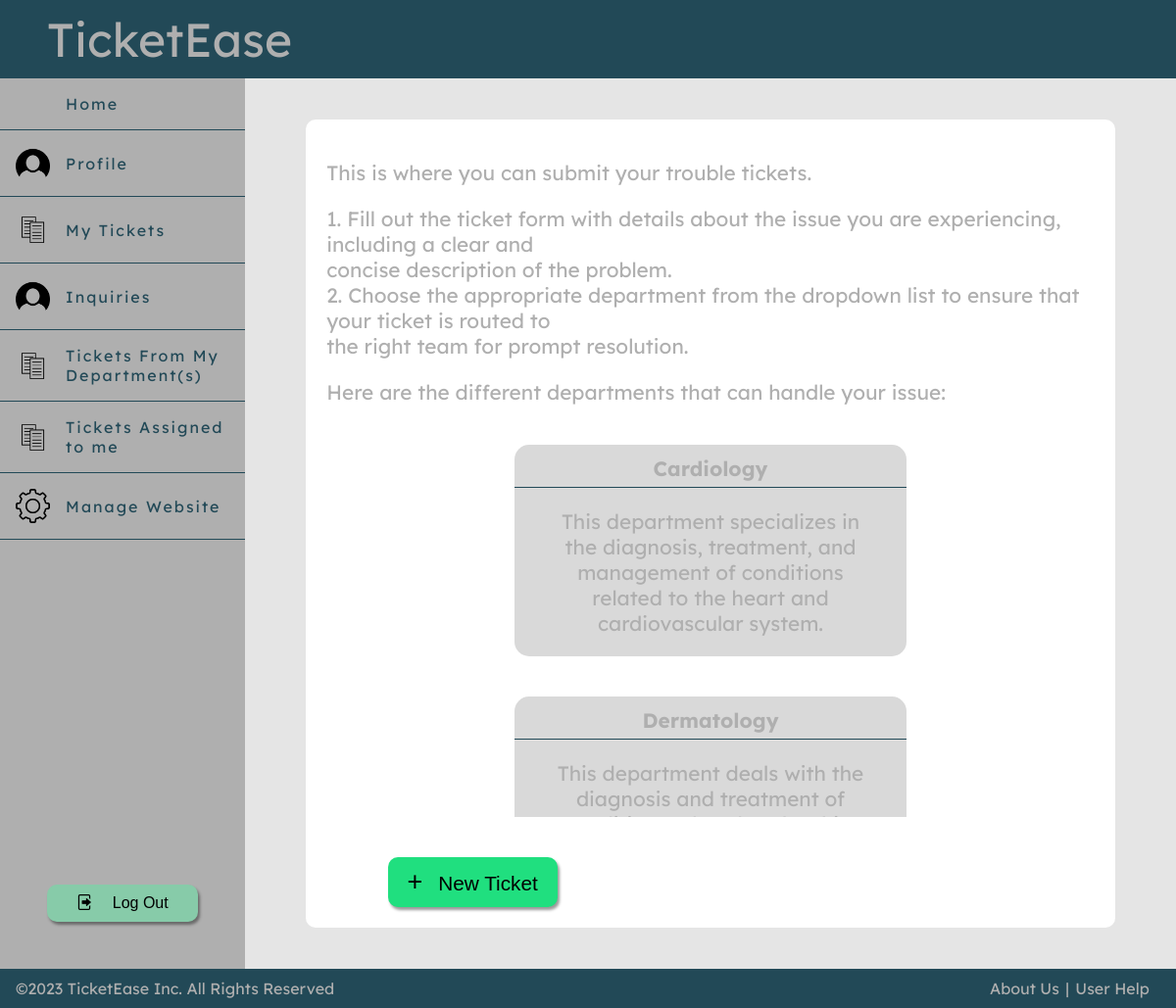
/pages/main.php (signed in), run on the app's committed database.
### tables this page shows
CREATE TABLE Department(
                           idDepartment INTEGER PRIMARY KEY AUTOINCREMENT,
                           name TEXT NOT NULL,
                           description Text,
                           CONSTRAINT UNIQUE_Department_name UNIQUE (name)
);

### pages/main.php (called while the page is built, shortened)
<?php
require_once(dirname(__DIR__).'/templates/common.tpt.php');
require_once(dirname(__DIR__).'/utils/session.php');
drawHeaderMain();
drawAside();
$db = getDatabaseConnection();
$stmt = $db->prepare("Select * From Department");
$stmt->execute();
$departments = $stmt->fetchAll();
drawMainPage($departments, $db);
drawFooterMain();
?>

### utils/session.php (called while the page is built, shortened)
<?php
  class Session {
    public function getId() : ?int {
      return isset($_SESSION['id']) ? $_SESSION['id'] : null;
    }
  }
?>

### classes/user.class.php (called while the page is built, shortened)
<?php
  class User {
    private int $idUser;
    public function __construct(int $idUser, string $name, string $username, string $email, string $password)
    {
      $this->idUser = $idUser;
    }
      function getUserRole($db) : int{
          $stmt = $db->prepare('Select idRole From User_Roles WHERE idUser = ? ORDER BY ROWID DESC LIMIT 1');
          $stmt->execute(array($this->idUser));
          $role = $stmt->fetch();
          return intval($role['idRole']);
      }
    static function getSingleUser(PDO $db, int $id) : User {
      $stmt = $db->prepare('
        SELECT idUser, name,username, email, password
        FROM User
        WHERE idUser = ?
      ');
      $stmt->execute(array($id));
      $user = $stmt->fetch();
      return new User(
        intval($user['idUser']),
        $user['name'],
        $user['username'],
        $user['email'],
        $user['password'],
      );
    }
  }
?>

### templates/common.tpt.php (the view, shortened to what this page needs)
<?php
require_once(dirname(__DIR__).'/database/connection.php');
require_once(dirname(__DIR__).'/classes/user.class.php');
require_once(dirname(__DIR__).'/utils/session.php');
{ ?>
<?php }
function drawFooterMain(){ ?>
    <footer id="footerMain">
        <div> ©2023 TicketEase Inc. All Rights Reserved </div>
        <section id="footerMainRight">
            <a href="../pages/aboutUs.php"> About Us </a>
            <div> | </div>
            <a href="../pages/faq.php"> User Help </a>
        </section>
    </footer>
    </body>
<?php }
{ ?>
<?php }
function drawHeaderMain($scriptPage = null){?>
    <!DOCTYPE html>
    <head>
        <link rel="stylesheet" href="../css/style.css">
    </head>
    <body>
    <header id ="HeaderMain">
        TicketEase
    </header>
<?php }
function drawAside(){
    $db=getDatabaseConnection();
    $session = new Session();
    $user = User::getSingleUser($db, $session->getId());
    $role = $user->getUserRole($db);
    ?>
    <aside>
        <a href="../pages/main.php" id="HomeButton">
            Home
        </a>
        <a href="../pages/profile.php" id="ProfileButton">
            <img src="../docs/images/imagem-do-usuario-com-fundo-preto.png" alt="">
            Profile
        </a>
        <a href="../pages/mytickets.php" id="MyTicketsButton">
            <img src="../docs/images/—Pngtree—vector%20files%20icon_3788102.png" alt="">
            My Tickets
        </a>
        <a href="../pages/inquiries.php" id="InquiriesButton">
            <img src="../docs/images/imagem-do-usuario-com-fundo-preto.png" alt="">
            Inquiries
        </a>
        <?php
            if($role>1) drawAsideAgent();
            if($role>2) drawAsideAdmin();
        ?>
        <form action="../actions/action_logout.php" method="post">
            <button type="submit" id="logout-button">
                <img src="../docs/images/kisspng-computer-icons-login-download-logout-5b2a945b7528f7.8498128615295171474799.png" alt="">
                Log Out
            </button>
        </form>
    </aside>
<?php }
function drawAsideAgent(){ ?>
    <a href="../pages/openTickets.php" id="TicketsOpenButton">
        <img src="../docs/images/—Pngtree—vector%20files%20icon_3788102.png">
        Tickets From My Department(s)
    </a>
    <a href="../pages/myAssignedTickets.php" id="AssignedTicketsButton">
        <img src="../docs/images/—Pngtree—vector%20files%20icon_3788102.png">
        Tickets Assigned to me
    </a>
<?php }
function drawAsideAdmin(){ ?>
    <div id="AsideAdmin">
        <a id="ManageWebsite">
            <img src="../docs/images/definition.png">
            Manage Website
        </a>
    </div>
<?php }
function drawMainPage(array $departments, PDO $db) { ?>
    <main id="HomePageContent">
    <article>
        <p>This is where you can submit your trouble tickets.</p>
        <p>1. Fill out the ticket form with details about the issue you are experiencing, including a clear and <br>
            concise description of the problem.<br>
            2. Choose the appropriate department from the dropdown list to ensure that your ticket is routed to <br>
            the right team for prompt resolution.</p>
        <p> Here are the different departments that can handle your issue:</p>
    </article>
    <article id="DepartmentsMain" class="MainOverflow">
    <?php foreach ($departments as $department) { ?>
            <section class="ADepartmentMain">
                <h4>
                    <?php echo $department['name'] ?>
                </h4>
                <p>
                    <?php echo $department['description'] ?>
                </p>
            </section>
        <?php } ?>
    </article>
        <a href="../pages/newTicket.php">
            <button class="CreateNewTicket"> <span>+</span> New Ticket</button>
        </a>
</main>
<?php }

### css/style.css (style rules this page uses)
body { display: grid; grid-template-rows: auto 1fr auto; grid-template-columns: auto 1fr ; color:#AFAFAF; margin: 0; padding: 0; min-height: 100vh; }
#footerMain { grid-row: 3; grid-column: 1 / 3; display: flex; background-color: #224957; padding: 10px 1em; }
footer>section>a { color: #AFAFAF; text-decoration: none; margin: 0 0.5em; }
#footerMainRight { position: absolute; right: 1.5em; display: flex; }
#footerMainRight>div, #footerMainRight>a { margin: 0 0.2em; }
#HeaderMain { grid-row: 1; grid-column: 1 / 3; display: flex; background-color: #224957; padding: 10px 1em; }
#HeaderMain { font-size:3rem; }
aside { grid-row: 2; grid-column: 1; width: 250px; position: relative; background-color: #AFAFAF; color:#224957; letter-spacing: 2px; display: flex; flex-direction: column; }
aside a > img { width: 15%; align-content: left; margin-right: 1em; }
aside a { display: flex; align-content: left; justify-content: left; text-decoration: none; color: #224957; padding-top: 1em; padding-bottom: 1em; padding-left: 1em; align-items: center; border-bottom: #224957 1px solid; }
button { cursor: pointer; z-index: 1; }
aside > form { position: absolute; bottom:3em; }
button { border: none; border-radius: 10px; cursor: pointer; box-shadow: 2px 3px 3px rgba(0, 0, 0, 0.4); transform: translateY(0); transition: all 0.1s; }
#logout-button { display: flex; justify-content: space-evenly; background-color: #87CBA9; margin-left: 3em; margin-right: 3em; padding: 10px; font-size: 1em; }
#logout-button > img { width: 12%; }
main { font-size: 1.3em; background-color: white; display: block; margin: 2em 3em; padding: 1em; border-radius: 10px; }
#DepartmentsMain, #DepartmentsAdmin { display: flex; flex-wrap: wrap; justify-content: space-evenly; }
.MainOverflow { max-height: 400px ; overflow-y: auto; }
.ADepartmentMain { background-color: #D9D9D9; width: 400px; border-radius: 15px; text-align: center; margin: 1em; }
.ADepartmentMain > h4 { margin: 0.5em 0; padding-bottom: 0.3em; border-bottom: #224957 1px solid; }
.ADepartmentMain > p { padding: 0 1em; margin: 1em; }
.CreateNewTicket { margin: 2em 3em 0 3em; padding: 10px 20px; background-color: #20DF7F; font-size: 1em; }
.CreateNewTicket > span { font-size: 1.3em; padding-right: 10px; }
#AsideAdmin { position: relative; }

### data on the page
department: name "Cardiology", description "This department specializes in the diagnosis, treatment, and management of conditions related to the heart and cardiovascular system."
department: name "Dermatology", description "This department deals with the diagnosis and treatment of…"
